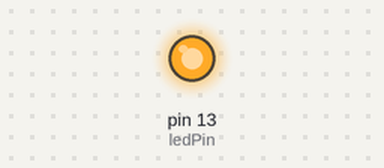
Recording of a sketch running on a simulated Arduino Uno, built with avr-gcc and run on an emulated ATmega328P. Shown: output pins drawn as LEDs (lit = HIGH). Random numbers use the default seed unless the sketch sets one.

Above: at 0.1 s.
At 33.6 s:
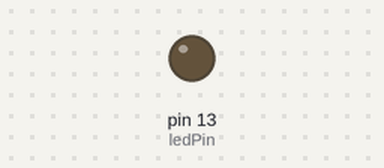
Timing chart, 0 to 40.0 s (numbered marks = the images above):
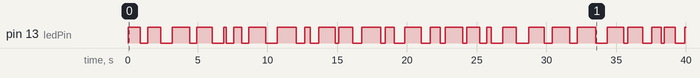

The sketch:

Random_Blink.ino
```cpp
/*
* Blink_Randomly
*
* Modified from the basic Arduino example.  Turns an LED on for a random time,
* then off for a (most likely) different random time.  We use digital pin 4
* or PD4 (Port D4) which is pin 6 on the 28-pin PDIP package.
*
* Original at - http://www.arduino.cc/en/Tutorial/Blink
*/

int ledPin = 13;                   // LED connected to digital pin 4 or PD4 (Port D4) which is pin 6 on the 28-pin PDIP package
long randOn = 0;                  // Initialize a variable for the ON time
long randOff = 0;                 // Initialize a variable for the OFF time


void setup()                      // run once, when the sketch starts
{
 randomSeed (analogRead (0));    // randomize
 pinMode(ledPin, OUTPUT);        // sets the digital pin as output
}

void loop()                       // run over and over again
{
 randOn = random (100, 1500);    // generate ON time between 0.1 and 1.5 seconds
 randOff = random (200, 900);    // generate OFF time between 0.2 and 0.9 seconds
   digitalWrite(ledPin, HIGH);   // sets the LED on
   delay(randOn);                // waits for a random time while ON
   digitalWrite(ledPin, LOW);    // sets the LED off
   delay(randOff);               // waits for a random time while OFF
}
```

Measured:
- by itself, pin 13 (ledPin): LOW → HIGH at 0.00 s, → LOW 0.88 s later, → HIGH 0.54 s later, → LOW 0.93 s later, … (53 changes in this stretch)
